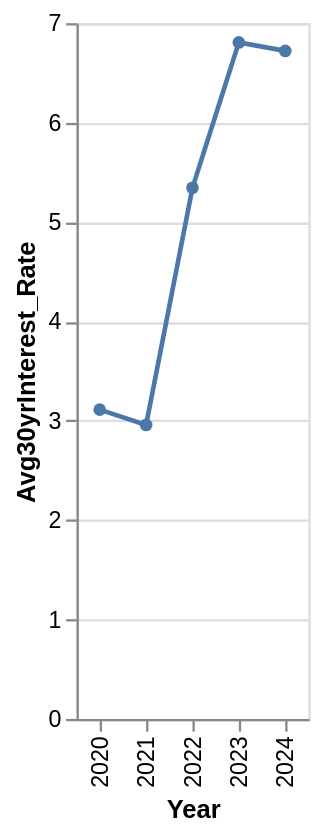

The cell this chart's notebook holds for it:
### Code cell
#Create trend line chart
alt.Chart(yearly_intRate_df).mark_line(point=True).encode(x="Year:O", y="Avg30yrInterest_Rate:Q")

### Figure 1 — Vega-Lite specification as saved in the notebook (floating-point values rounded to 4 significant figures)
{"config": {"view": {"continuousWidth": 300, "continuousHeight": 300}}, "data": {"name": "data-d6d22b9947f34492b7143580e9b7d2a4"}, "mark": {"type": "line", "point": true}, "encoding": {"x": {"field": "Year", "type": "ordinal"}, "y": {"field": "Avg30yrInterest_Rate", "type": "quantitative"}}, "$schema": "https://vega.github.io/schema/vega-lite/v5.20.1.json", "datasets": {"data-d6d22b9947f34492b7143580e9b7d2a4": [{"Year": 2020, "Avg30yrInterest_Rate": 3.112}, {"Year": 2021, "Avg30yrInterest_Rate": 2.958}, {"Year": 2022, "Avg30yrInterest_Rate": 5.344}, {"Year": 2023, "Avg30yrInterest_Rate": 6.807}, {"Year": 2024, "Avg30yrInterest_Rate": 6.721}]}}
